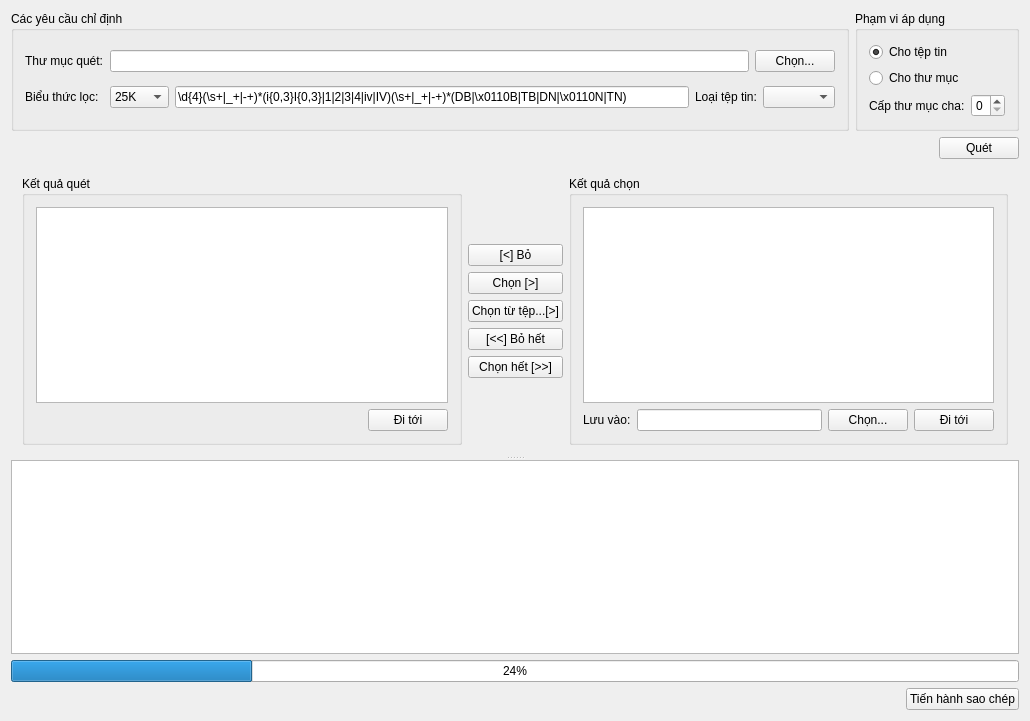
<?xml version="1.0" encoding="UTF-8"?>
<ui version="4.0">
 <class>MainWindowClass</class>
 <widget class="QMainWindow" name="MainWindowClass">
  <property name="geometry">
   <rect>
    <x>0</x>
    <y>0</y>
    <width>1030</width>
    <height>721</height>
   </rect>
  </property>
  <property name="windowTitle">
   <string>vMFSC - Phần mềm tìm kiếm và sao chép dữ liệu bản đồ</string>
  </property>
  <property name="windowIcon">
   <iconset resource="MainWindow.qrc">
    <normaloff>:/icons/vMFSC.svg</normaloff>:/icons/vMFSC.svg</iconset>
  </property>
  <widget class="QWidget" name="centralWidget">
   <layout class="QGridLayout" name="gridLayout_5">
    <item row="0" column="0">
     <widget class="QGroupBox" name="requestGroupBox">
      <property name="title">
       <string>Các yêu cầu chỉ định</string>
      </property>
      <layout class="QGridLayout" name="gridLayout_2">
       <item row="0" column="0">
        <widget class="QLabel" name="scanDirLabel">
         <property name="text">
          <string>Thư mục quét:</string>
         </property>
        </widget>
       </item>
       <item row="0" column="1">
        <layout class="QHBoxLayout" name="horizontalLayout_5">
         <item>
          <widget class="QLineEdit" name="scanDirLineEdit">
           <property name="text">
            <string/>
           </property>
          </widget>
         </item>
         <item>
          <widget class="QPushButton" name="scanDirBrowserButton">
           <property name="text">
            <string>Chọn...</string>
           </property>
           <property name="icon">
            <iconset resource="MainWindow.qrc">
             <normaloff>:/icons/folder.svg</normaloff>:/icons/folder.svg</iconset>
           </property>
          </widget>
         </item>
        </layout>
       </item>
       <item row="1" column="0">
        <widget class="QLabel" name="regExpLabel">
         <property name="text">
          <string>Biểu thức lọc:</string>
         </property>
        </widget>
       </item>
       <item row="1" column="1">
        <layout class="QHBoxLayout" name="horizontalLayout_3">
         <item>
          <widget class="QComboBox" name="regExpComboBox">
           <item>
            <property name="text">
             <string>25K</string>
            </property>
           </item>
           <item>
            <property name="text">
             <string>50K</string>
            </property>
           </item>
           <item>
            <property name="text">
             <string>100K</string>
            </property>
           </item>
           <item>
            <property name="text">
             <string>250K</string>
            </property>
           </item>
           <item>
            <property name="text">
             <string>500K</string>
            </property>
           </item>
           <item>
            <property name="text">
             <string>1M</string>
            </property>
           </item>
           <item>
            <property name="text">
             <string>User</string>
            </property>
           </item>
          </widget>
         </item>
         <item>
          <widget class="QLineEdit" name="regExpLineEdit">
           <property name="text">
            <string>\d{4}(\s+|_+|-+)*(i{0,3}I{0,3}|1|2|3|4|iv|IV)(\s+|_+|-+)*(DB|\x0110B|TB|DN|\x0110N|TN)</string>
           </property>
          </widget>
         </item>
         <item>
          <widget class="QLabel" name="label">
           <property name="text">
            <string>Loại tệp tin:</string>
           </property>
          </widget>
         </item>
         <item>
          <widget class="QComboBox" name="suffixComboBox"/>
         </item>
        </layout>
       </item>
      </layout>
     </widget>
    </item>
    <item row="0" column="1">
     <widget class="QGroupBox" name="groupBox">
      <property name="title">
       <string>Phạm vi áp dụng</string>
      </property>
      <layout class="QGridLayout" name="gridLayout">
       <item row="2" column="1">
        <widget class="QLabel" name="parentLevelLabel">
         <property name="text">
          <string>Cấp thư mục cha:</string>
         </property>
        </widget>
       </item>
       <item row="2" column="2">
        <widget class="QSpinBox" name="parentLevelSpinBox">
         <property name="maximum">
          <number>5</number>
         </property>
        </widget>
       </item>
       <item row="1" column="1" colspan="2">
        <widget class="QRadioButton" name="folderRadioButton">
         <property name="text">
          <string>Cho thư mục</string>
         </property>
        </widget>
       </item>
       <item row="0" column="1" colspan="2">
        <widget class="QRadioButton" name="fileRadioButton">
         <property name="text">
          <string>Cho tệp tin</string>
         </property>
         <property name="checked">
          <bool>true</bool>
         </property>
        </widget>
       </item>
      </layout>
     </widget>
    </item>
    <item row="1" column="0" colspan="2">
     <layout class="QHBoxLayout" name="horizontalLayout_4">
      <item>
       <spacer name="horizontalSpacer">
        <property name="orientation">
         <enum>Qt::Horizontal</enum>
        </property>
        <property name="sizeHint" stdset="0">
         <size>
          <width>40</width>
          <height>20</height>
         </size>
        </property>
       </spacer>
      </item>
      <item>
       <widget class="QPushButton" name="scanButton">
        <property name="text">
         <string>Quét</string>
        </property>
        <property name="icon">
         <iconset resource="MainWindow.qrc">
          <normaloff>:/icons/scan.svg</normaloff>:/icons/scan.svg</iconset>
        </property>
       </widget>
      </item>
     </layout>
    </item>
    <item row="2" column="0" colspan="2">
     <widget class="QSplitter" name="splitter">
      <property name="orientation">
       <enum>Qt::Vertical</enum>
      </property>
      <widget class="QWidget" name="layoutWidget">
       <layout class="QHBoxLayout" name="horizontalLayout">
        <item>
         <widget class="QGroupBox" name="resultGroupBox">
          <property name="title">
           <string>Kết quả quét</string>
          </property>
          <layout class="QGridLayout" name="gridLayout_3">
           <item row="0" column="0" colspan="2">
            <widget class="QTableView" name="resultTableView"/>
           </item>
           <item row="1" column="0">
            <spacer name="horizontalSpacer_2">
             <property name="orientation">
              <enum>Qt::Horizontal</enum>
             </property>
             <property name="sizeHint" stdset="0">
              <size>
               <width>40</width>
               <height>20</height>
              </size>
             </property>
            </spacer>
           </item>
           <item row="1" column="1">
            <widget class="QPushButton" name="resultGotoButton">
             <property name="text">
              <string>Đi tới</string>
             </property>
             <property name="icon">
              <iconset resource="MainWindow.qrc">
               <normaloff>:/icons/explorer.svg</normaloff>:/icons/explorer.svg</iconset>
             </property>
            </widget>
           </item>
          </layout>
         </widget>
        </item>
        <item>
         <layout class="QVBoxLayout" name="verticalLayout_3">
          <item>
           <spacer name="verticalSpacer">
            <property name="orientation">
             <enum>Qt::Vertical</enum>
            </property>
            <property name="sizeHint" stdset="0">
             <size>
              <width>20</width>
              <height>40</height>
             </size>
            </property>
           </spacer>
          </item>
          <item>
           <widget class="QPushButton" name="removeButton">
            <property name="text">
             <string>[&lt;] Bỏ</string>
            </property>
           </widget>
          </item>
          <item>
           <widget class="QPushButton" name="addButton">
            <property name="text">
             <string>Chọn [&gt;]</string>
            </property>
           </widget>
          </item>
          <item>
           <widget class="QPushButton" name="addFromFileButton">
            <property name="text">
             <string>Chọn từ tệp...[&gt;]</string>
            </property>
           </widget>
          </item>
          <item>
           <widget class="QPushButton" name="removeAllButton">
            <property name="text">
             <string>[&lt;&lt;] Bỏ hết</string>
            </property>
           </widget>
          </item>
          <item>
           <widget class="QPushButton" name="addAllButton">
            <property name="text">
             <string>Chọn hết [&gt;&gt;]</string>
            </property>
           </widget>
          </item>
          <item>
           <spacer name="verticalSpacer_2">
            <property name="orientation">
             <enum>Qt::Vertical</enum>
            </property>
            <property name="sizeHint" stdset="0">
             <size>
              <width>20</width>
              <height>40</height>
             </size>
            </property>
           </spacer>
          </item>
         </layout>
        </item>
        <item>
         <widget class="QGroupBox" name="copyGroupBox">
          <property name="title">
           <string>Kết quả chọn</string>
          </property>
          <layout class="QGridLayout" name="gridLayout_4">
           <item row="0" column="0" colspan="4">
            <widget class="QTableView" name="copyTableView"/>
           </item>
           <item row="1" column="0">
            <widget class="QLabel" name="copyDirLabel">
             <property name="text">
              <string>Lưu vào:</string>
             </property>
            </widget>
           </item>
           <item row="1" column="1">
            <widget class="QLineEdit" name="copyDirLineEdit"/>
           </item>
           <item row="1" column="2">
            <widget class="QPushButton" name="copyDirBrowserButton">
             <property name="text">
              <string>Chọn...</string>
             </property>
             <property name="icon">
              <iconset resource="MainWindow.qrc">
               <normaloff>:/icons/folder.svg</normaloff>:/icons/folder.svg</iconset>
             </property>
            </widget>
           </item>
           <item row="1" column="3">
            <widget class="QPushButton" name="copyGotoButton">
             <property name="text">
              <string>Đi tới</string>
             </property>
             <property name="icon">
              <iconset resource="MainWindow.qrc">
               <normaloff>:/icons/explorer.svg</normaloff>:/icons/explorer.svg</iconset>
             </property>
            </widget>
           </item>
          </layout>
         </widget>
        </item>
       </layout>
      </widget>
      <widget class="QPlainTextEdit" name="plainTextEdit">
       <property name="font">
        <font>
         <family>Courier</family>
         <pointsize>10</pointsize>
        </font>
       </property>
      </widget>
     </widget>
    </item>
    <item row="3" column="0" colspan="2">
     <layout class="QVBoxLayout" name="verticalLayout_2">
      <item>
       <widget class="QProgressBar" name="progressBar">
        <property name="sizePolicy">
         <sizepolicy hsizetype="Preferred" vsizetype="Fixed">
          <horstretch>0</horstretch>
          <verstretch>0</verstretch>
         </sizepolicy>
        </property>
        <property name="value">
         <number>24</number>
        </property>
       </widget>
      </item>
      <item>
       <layout class="QHBoxLayout" name="horizontalLayout_2">
        <item>
         <widget class="QLabel" name="noticeLabel">
          <property name="sizePolicy">
           <sizepolicy hsizetype="Expanding" vsizetype="Preferred">
            <horstretch>0</horstretch>
            <verstretch>0</verstretch>
           </sizepolicy>
          </property>
          <property name="text">
           <string/>
          </property>
         </widget>
        </item>
        <item>
         <widget class="QPushButton" name="copyButton">
          <property name="text">
           <string>Tiến hành sao chép</string>
          </property>
          <property name="icon">
           <iconset resource="MainWindow.qrc">
            <normaloff>:/icons/start.svg</normaloff>:/icons/start.svg</iconset>
          </property>
         </widget>
        </item>
       </layout>
      </item>
     </layout>
    </item>
   </layout>
  </widget>
 </widget>
 <layoutdefault spacing="6" margin="11"/>
 <resources>
  <include location="MainWindow.qrc"/>
 </resources>
 <connections/>
</ui>
